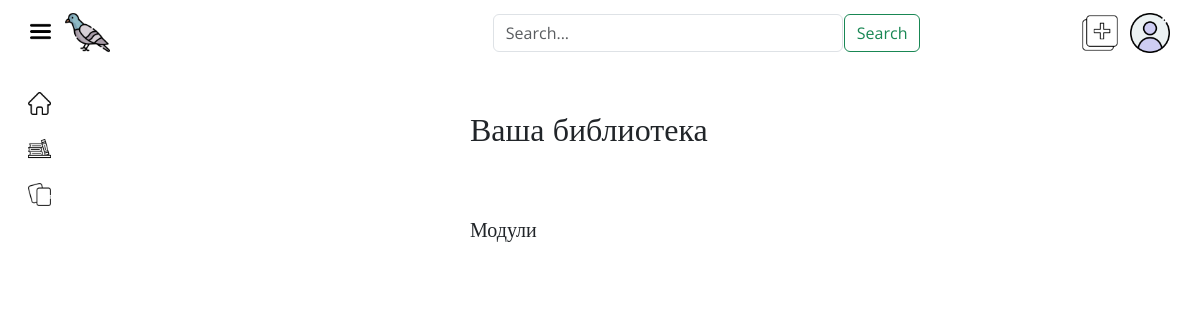
/root/modules/ (signed in), run on an earlier commit of the app's database.
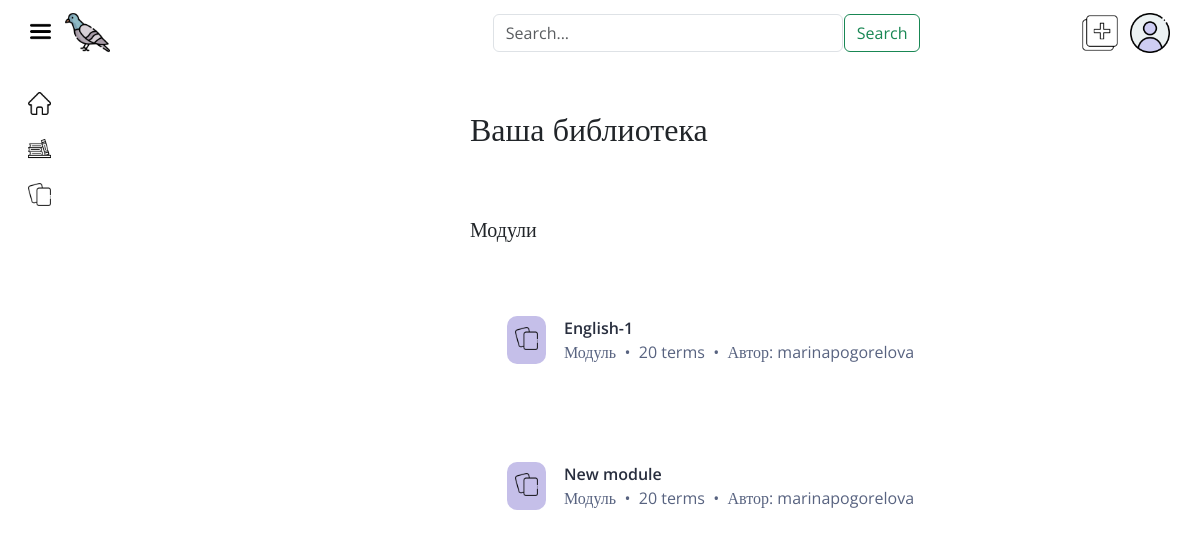
And on a later commit of the database.
### Card/models.py (models this page shows, shortened)
class Module(models.Model):
    user = models.ManyToManyField(User, blank=True, related_name='modules')
    title = models.CharField(max_length=50, db_index=True)
    slug = models.SlugField(max_length=80, db_index=True, unique=True)
    description = models.CharField(max_length=500, blank=True)
    def get_absolute_url(self):
        return reverse('module', kwargs={'module_slug':self.slug})
    def __str__(self):
        return self.title

### Card/views.py (the view)
# urls.py: path('<slug:user>/modules/', views.user_library_view, name='user_library'),
def user_library_view(request, user):
    this_user = User.objects.get(username=request.user.username)
    modules = this_user.modules.all()
    if request.method == "POST" and "logout" in request.POST:
        logout(request)
        return redirect('main')
    data = {
        'this_page': 'user_library',
        'modules':modules,
    }
    return render(request, 'Card/user_library.html', data)

### Card/templates/Card/user_library.html
{% extends 'base.html' %}
{% load static %}
{% block content %}
<link rel="stylesheet" href="{% static 'Card/css/library.css' %}">
<main class="content">
    <div class="one-container">
        <div class="modules">
            <div class="your-library-bl">
                <h2>Ваша библиотека</h2>
            </div>
            <div class="main-content-bl">
                <div>
                    <h5>Модули</h5>
                </div>
                {% for module in modules %}
                <div class="module-items">
                    <div class="item ">
                        <a href="{{ module.get_absolute_url }}" class="recent-cards-url">
                        <div class="recent-cards-img-bl">
                            <img src="{% static 'Card/images/cards.png' %}" alt="" class="cards-icon-open">
                        </div>
                        <div class="recent-cards-bl">
                            <div class="recent-cards-text-1">
                            {{ module }}
                            </div>
                            <div class="recent-cards-text-2">
                            Модуль  •  20 terms  •  Автор: marinapogorelova
                            </div>
                        </div>
                        </a>
                    </div>
                </div>
                {% endfor %}
            </div>
        </div>
    </div>
</main>
{% endblock %}

### templates/base.html (shortened to what this page needs)
{% load static %}
<!DOCTYPE html>
<html lang="en">
<head>
  <link href="https://cdn.jsdelivr.net/npm/bootstrap@5.3.3/dist/css/bootstrap.min.css" rel="stylesheet">
  <link rel="stylesheet" href="{% static 'Card/css/main.css' %}">
</head>
<body data-page="{{ this_page }}">
<div class="header" id="header">
  <div class="one-container">
    <div class="header-line">
      <div class="skope-menu">
        <div class="burger-and-logo">
          <button type="button" class="burger-menu-btn" id="burger-menu">
            <img src="{% static 'Card/images/menu-burger.png' %}" alt="Бургер меню" class="burger-menu-img">
          </button>
          <div class="logo">
            <a href="{% url 'main' %}"><img class="logo-img" src="{% static 'Card/images/logo.png' %}" alt=""></a>
          </div>
        </div>
        <div class="icons-src">
          <div class="home-icon-bl">
            <a href="{% url 'main' %}"><img src="{% static 'Card/images/home.png' %}" alt="Главная" class="home-icon"></a>
          </div>
          {% if user.is_authenticated %}
          <div class="library-icon-bl">
            <a href="{% url 'user_library' user=user.username %}"><img src="{% static 'Card/images/library.png' %}" alt="Библиотека" class="library-icon"></a>
          </div>
          <div class="cards-icon-bl">
            <a href="#"><img src="{% static 'Card/images/cards.png' %}" alt="Карточки" class="cards-icon"></a>
          </div>
          {% endif %}
        </div>
      </div>
      <div class="search-bl">
        <div>
          <input class="form-control search-input" type="search" placeholder="Search..." aria-label="Search">
        </div>
        <div>
          <button class="btn btn-outline-success my-2 my-sm-0" type="submit">Search</button>
        </div>
      </div>
      <div class="account-bl">
        <div class="user-dropdown">
          {% if user.is_authenticated %}
          <a href="{% url 'module_add' %}"><img src="{% static 'Card/images/add.png' %}" alt="Добавить модуль" class="user-icon"></a>
          <button type="button" id="user-btn" class="user-btn" data-bs-toggle="dropdown" data-bs-auto-close="outside" aria-expanded="false">
            <img src="{% static 'Card/images/User-icon2.png' %}" alt="user_icon" class="user-icon">
          </button>
          {% else %}
          <a href="{% url 'login' %}" class="btn login-url">Войти</a>
          {% endif %}
        </div>
      </div>
    </div>
  </div>
</div>
{% block content %}{% endblock %}
</body>
</html>

### Card/static/Card/css/main.css (style rules this page uses)
body { margin: 0; font-family: "Open Sans", serif; }
.one-container { margin: 10px 20px; }
.header-line { display: flex; align-items: center; }
.burger-and-logo { position: relative; display: flex; align-items: center; gap: 4px; z-index: 10; }
.burger-menu-btn { background-color: white; border: 0; border-radius: 50%; width: 41px; height: 41px; z-index: 10; transition: background-color 0.1s linear; }
.logo-img { width: 45px; height: 45px; z-index: 10; position: relative; }
.icons-src { position: absolute; top: 90px; left: 28px; display: flex; flex-direction: column; gap: 20px; z-index: 5; }
.home-icon { width: 23px; height: 23px; }
.library-icon { width: 23px; height: 23px; }
.cards-icon { width: 23px; height: 23px; }
.cards-icon-open { width: 23px; height: 23px; }
.burger-menu-img { width: 21.1px; height: 21.1px; margin-bottom: 2.9px; }
.search-bl { margin-left: 33%; display: flex; align-items: center; gap: 1px; }
.search-input { width: 350px; }
.account-bl { margin-left: auto; margin-right: 15px; }
.user-btn { background-color: white; border: 0; border-radius: 50%; width: 41px; height: 41px; }
.user-icon { width: 40px; height: 40px; }
.content { padding: 35px 450px; }
.item { padding: 20px; text-align: center; }
.recent-cards-url { display: flex; width: 500px; border: none; text-decoration: none; color: rgb(235, 171, 88); padding: 4px 17px; border-radius: 10px; }
.recent-cards-img-bl { padding: 8px 8px; background-color: #c5bfe9; border-radius: 10px; }
.recent-cards-bl { padding-left: 18px; }
.recent-cards-text-1 { display: flex; align-items: start; font-weight: 600; color: #282e3e; }
.recent-cards-text-2 { display: flex; align-items: start; color: #586380; }

### Card/static/Card/css/library.css (style rules this page uses)
.main-content-bl { margin-top: 70px; }
.module-items { margin-top: 50px; }

What changed in the data, as far as the page shows it:
added Module: title "English-1"
added Module: title "New module"
